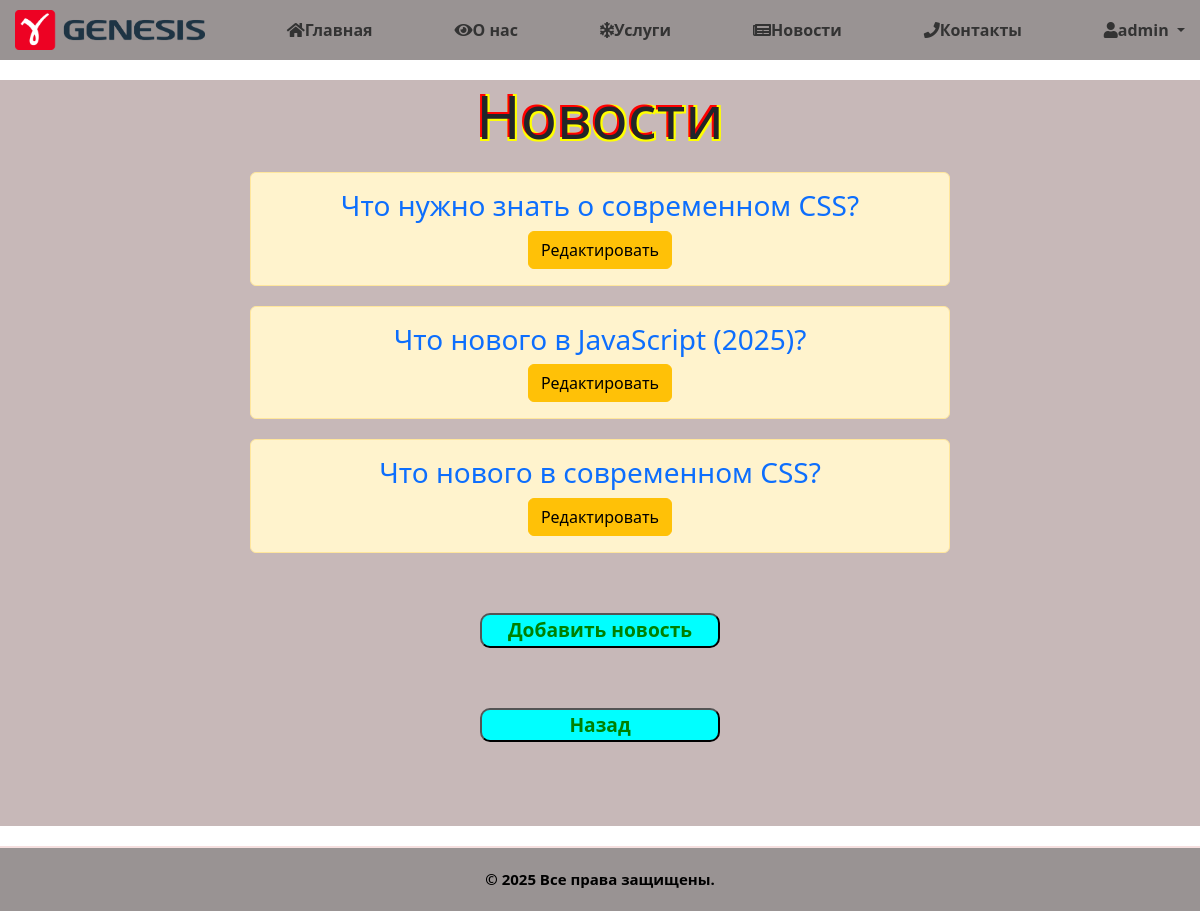
Page /news/ (signed in) on the committed database.
### news/models.py (models this page shows, shortened)
class Articles(models.Model):
    title = models.CharField('Название', max_length=50)
    full_text = models.TextField('Ссылка')
    class Meta:
        verbose_name = 'Новость'
        verbose_name_plural = 'Новости'

### news/views.py (the view)
# urls.py: path('', views.news_home, name='news_home'),
def news_home(request):
    news = Articles.objects.all()
    return render(request, 'news/news_home.html', {'news': news})

### news/templates/news/news_home.html (shortened to what this page needs)
{% extends "main/pattern.html" %}
{% load static %}
{% block 'content' %}
<link rel="stylesheet" href="{% static 'news/css/news_home.css' %}">
<link rel="stylesheet" href="{% static 'main/css/modal_window.css' %}">
    <section id="news">
        <h1>Новости</h1>
        {% if news %}
        {% for el in news %}
            <div class="alert alert-warning" onclick="checkAuth(event)">
                <a href="{{ el.full_text }}"><h3>{{ el.title }}</h3></a>
                <a href="{% url 'detail' el.id %}" class = "btn btn-warning">Редактировать</a>
            </div>
        {% endfor %}
        {% else %}
            <p class="p1">У Вас нет записей!</p>
        {% endif %}
        <a href="{% url 'add' %}"><button id="but" onclick="checkAuth(event)">Добавить новость</button></a>
        <a href="{% url 'index' %}"><button id="but">Назад</button></a><br>
        </section>
{% endblock %}

### main/templates/main/pattern.html (shortened to what this page needs)
{% load static %}
<!DOCTYPE html>
<html lang="ru">
<head>
    <link rel="stylesheet" href="https://cdn.jsdelivr.net/npm/bootstrap@5.3.3/dist/css/bootstrap.min.css">
    <link rel="stylesheet" href="https://use.fontawesome.com/releases/v5.8.2/css/all.css">
    <link rel="stylesheet" href="{% static 'main/css/pattern.css' %}">
</head>
<body>
    <header>
        <nav id="nav">
            <ul>
                <li class="logo"><a href="{% url 'index' %}"><img src="{% static 'main/img/logo.png' %}" alt=""></a></li>
                <li><a href="{% url 'index' %}"><i class="fas fa-home"></i>Главная</a></li>
                <li><a href="{% url 'about' %}"><i class="fas fa-eye"></i>О нас</a></li>
                <li><a href="{% url 'services' %}"><i class="fas fa-snowflake"></i>Услуги</a></li>
                <li><a href="{% url 'news_home' %}"><i class="fas fa-newspaper"></i>Новости</a></li>
                <li><a href="{% url 'contacts' %}"><i class="fas fa-phone"></i>Контакты</a></li>
                <li class="dropdown">
                    <a href="#" class="dropdown-toggle" data-bs-toggle="dropdown">
                        {% if user.is_authenticated %}
                            <i class="fas fa-user"></i>{{ user.username }}
                        {% else %}
                            <i class="fas fa-user"></i>Меню
                        {% endif %}
                    </a>
                </li>
            </ul>
        </nav>
    </header>
    <main>
        {% block 'content' %}{% endblock %}
    </main>
    <footer>
        <p>© 2025 Все права защищены.</p>
    </footer>
</body>
</html>

### main/static/main/css/pattern.css (style rules this page uses)
#nav { background-color: #999393; padding: 10px 0; }
#nav ul { list-style: none; margin: 0; padding: 0; display: flex; align-items: center; }
#nav li { margin: 0 15px; }
#nav a { text-decoration: none; color: #333; font-weight: bold; }
.logo { margin-right: auto; }
.logo img { max-height: 40px; }
#nav li:not(.logo) { margin-left: auto; }
footer { background-color: #999393; padding: 20px; text-align: center; font-size: 15px; color: black; border-top: 2px solid #f5dfdf; font-weight: bold; }
footer p { margin: 0; }

### news/static/news/css/news_home.css (style rules this page uses)
.alert-warning { float: none; clear: both; width: 700px; margin: 20px auto; text-align: center; display: block; }
a { text-decoration: none; }
#but { background-color: aqua; margin: 60px; border-radius: 10px; font-size:larger; font-weight: bold; color: #008000; width: 240px; margin: 60px auto; display:block; }
h1 { text-align: center; font-size: 60px; text-shadow: -2px -2px 0 red, 2px -2px 0 yellow, -2px 2px 0 yellow, 2px 2px 0 yellow; }
#news { margin-top: 20px; background-color: rgb(199, 184, 184); margin-bottom: 20px; }

### rows in the picture
Articles: title "Что нужно знать о современном CSS?"
Articles: title "Что нового в JavaScript (2025)?"
Articles: title "Что нового в современном CSS?"

### other values in the picture
{{ user.username }} "admin"
